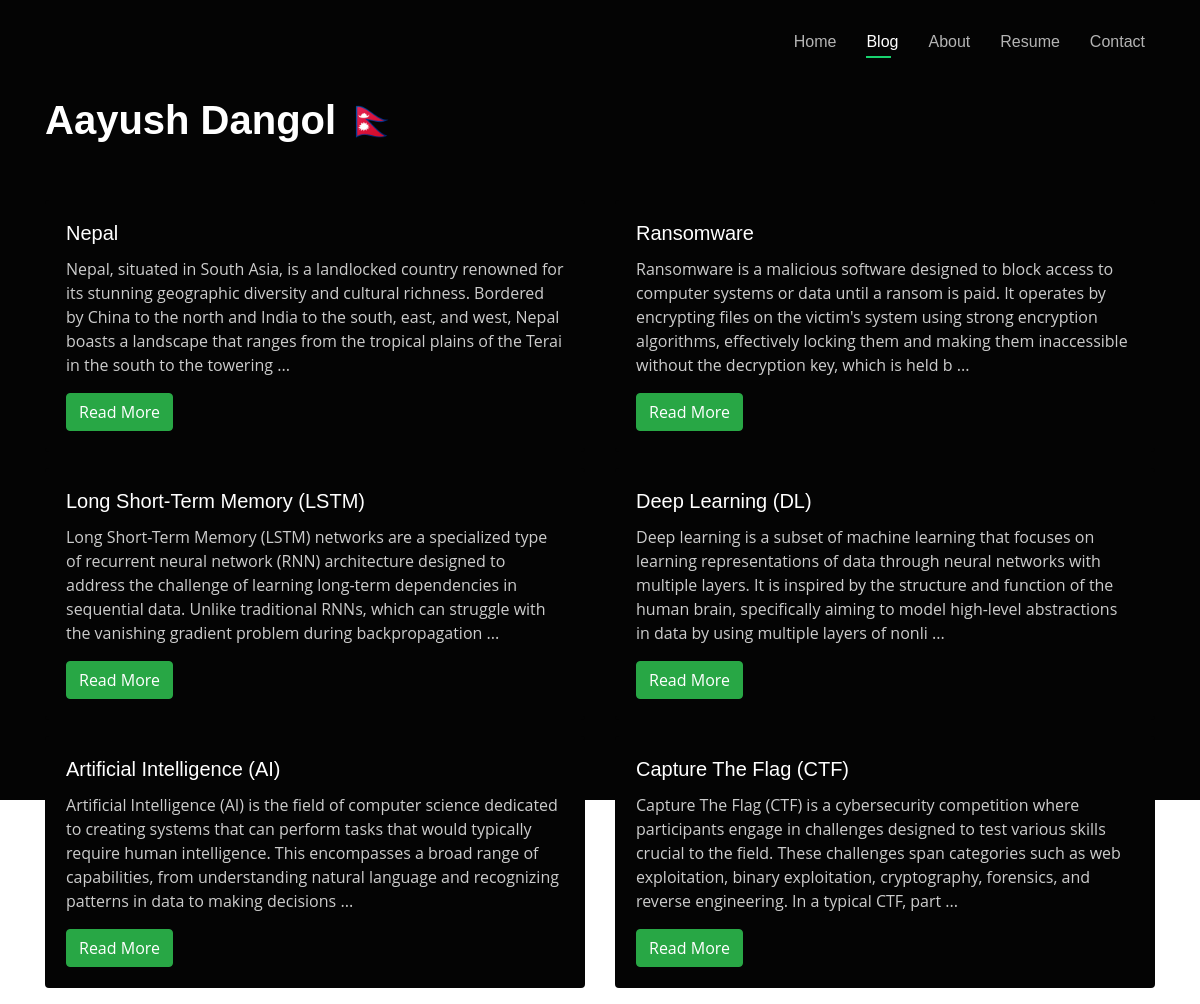
Page /blog on the committed database.
### aayush/models.py (models this page shows, shortened)
class Yourself(models.Model):
    name=models.CharField(max_length=100)
    phone=models.CharField(max_length=13)
    degree=models.CharField(max_length=100)
    city=models.CharField(max_length=100)
    email=models.CharField(max_length=50)
    about_you=models.TextField()
    address=models.CharField(max_length=50)
    facebook=models.CharField(max_length=300,default='default_facebook_value')
    twitter=models.CharField(max_length=300,default='default_facebook_value')
    linkedin=models.CharField(max_length=300,default='default_facebook_value')
    github=models.CharField(max_length=300,default='default_facebook_value')

class Article(models.Model):
    title=models.CharField(max_length=255)
    content=models.TextField()
    created_at=models.DateTimeField(auto_now_add=True)
    def show(self):
        return (self.content[:300]+' ...')

### aayush/views.py (the view)
# urls.py: path("blog",views.blog,name='blog'),
def blog(request):
    context=Yourself.objects.all()
    resumes=Resume.objects.all()
    articles=Article.objects.all().order_by('-created_at')
    names = [contexts.name for contexts in context]
    resume=[resume.resume_file.url for resume in resumes]
    contexts={
        'names':names[0],
        'resume':resume[0],
        'articles':articles
    }
    return render(request,'blog.html',contexts)

### aayush/templates/blog.html
{% extends 'base.html' %}
{% block blog %}
<div class="container">
    <div class="row">
        {% for article in articles%}
        <div class="col-sm-6 mb-3">
            <div class="card text-white" style="background-color: #040404;">
                <div class="card-body">
                    <h5 class="card-title">{{article.title}}</h5>
                    <p class="card-text" style="color: rgba(255, 255, 255, 0.8);">{{article.show}}</p>
                    <a href="{{article.id}}" class="btn btn-success">Read More</a>
                </div>
            </div>
        </div>
        {% endfor %}
    </div>
</div>
{% endblock %}

### aayush/templates/base.html (shortened to what this page needs)
    {% load static %}
    <!DOCTYPE html>
    <html lang="en">
    <head>
        <link href="{% static 'css/bootstrap.min.css' %}" rel="stylesheet">
        <link href="https://stackpath.bootstrapcdn.com/bootstrap/4.3.1/css/bootstrap.min.css" rel="stylesheet">
        <link href="https://cdn.jsdelivr.net/npm/bootstrap-icons/font/bootstrap-icons.css" rel="stylesheet">
        <link href="{% static 'style1.css' %}" rel="stylesheet">
        <link href='https://unpkg.com/boxicons@2.1.1/css/boxicons.min.css' rel='stylesheet'>
    </head>
    <body>
    <header id="header">
        <div class="container">
        <h1><a href="index">{{names}} &#x1F1F3;&#x1F1F5;</a></h1>
        <nav id="navbar" class="navbar">
            <ul>
            <li><a class="nav-link" href="index">Home</a></li>
            <li><a class="nav-link" href="blog">Blog</a></li>
            <li><a class="nav-link" href="about">About</a></li>
            <li><a class="" href="{{resume}}">Resume</a></li>
            <li><a class="nav-link" href="contact">Contact</a></li>
            </ul>
        </nav>
        </div>
    </header>
        {% block blog %}
        {% endblock %}
    </body>
    </html>

### static/style1.css (style rules this page uses)
body { font-family: "Open Sans", sans-serif; background-color: #040404; color: #fff; position: relative; background: transparent; }
@media (min-width: 1024px) { body::before { background-attachment: fixed; } }
a { color: #18d26e; text-decoration: none; }
h1, h2, h3, h4, h5, h6 { font-family: "Raleway", sans-serif; margin: 0; padding: 0; }
#header { transition: ease-in-out 0.3s; position: relative; height: 200px; display: flex; align-items: center; z-index: 997; overflow-y: auto; }
#header * { transition: ease-in-out 0.3s; }
#header h1 { position: absolute; height: 0; font-size: 40px; margin: 0; padding: 0; line-height: 1; font-weight: 700; font-family: "Poppins", sans-serif; }
#header h1 a, #header h1 a:hover { color: #fff; line-height: 1; display: inline-block; }
.navbar { position: fixed; top: 0; left: 0; width: 100%; z-index: 999; display: flex; justify-content: flex-end; padding: 30px 55px; }
.navbar ul { margin: 0; padding: 0; list-style: none; display: flex; align-items: center; }
.navbar li { position: relative; margin-left: 30px; }
.navbar a, .navbar a:focus { display: flex; align-items: center; justify-content: space-between; padding: 0; font-family: "Poppins", sans-serif; font-size: 16px; font-weight: 400; color: rgba(255, 255, 255, 0.7); white-space: nowrap; transition: 0.3s; }
.navbar a:before { content: ""; position: absolute; width: 0; height: 2px; bottom: -4px; left: 0; background-color: #18d26e; visibility: hidden; width: 0px; transition: all 0.3s ease-in-out 0s; }
.navbar a:hover:before, .navbar li:hover>a:before, .navbar .active:before { visibility: visible; width: 25px; }
.navbar a:hover, .navbar .active, .navbar .active:focus, .navbar li:hover>a { color: #fff; }

### rows in the picture
Yourself: name "Aayush Dangol"
Article: title "Nepal", show "Nepal, situated in South Asia, is a landlocked country renowned for its stunning geographic diversity and cultural richness. Bordered by China to the north and India to the south, east, and west, Nepal boasts a landscape that ranges from the tropical plains of the Terai in the south to the towering ..."
Article: title "Ransomware", show "Ransomware is a malicious software designed to block access to computer systems or data until a ransom is paid. It operates by encrypting files on the victim's system using strong encryption algorithms, effectively locking them and making them inaccessible without the decryption key, which is held b ..."
Article: title "Long Short-Term Memory (LSTM)", show "Long Short-Term Memory (LSTM) networks are a specialized type of recurrent neural network (RNN) architecture designed to address the challenge of learning long-term dependencies in sequential data. Unlike traditional RNNs, which can struggle with the vanishing gradient problem during backpropagation ..."
Article: title "Deep Learning (DL)", show "Deep learning is a subset of machine learning that focuses on learning representations of data through neural networks with multiple layers. It is inspired by the structure and function of the human brain, specifically aiming to model high-level abstractions in data by using multiple layers of nonli ..."
Article: title "Artificial Intelligence (AI)", show "Artificial Intelligence (AI) is the field of computer science dedicated to creating systems that can perform tasks that would typically require human intelligence. This encompasses a broad range of capabilities, from understanding natural language and recognizing patterns in data to making decisions ..."
Article: title "Capture The Flag (CTF)", show "Capture The Flag (CTF) is a cybersecurity competition where participants engage in challenges designed to test various skills crucial to the field. These challenges span categories such as web exploitation, binary exploitation, cryptography, forensics, and reverse engineering. In a typical CTF, part ..."
